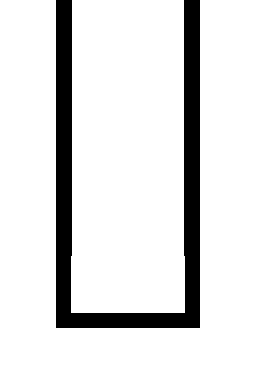

A level layout from a 2D game, rendered from its tile map. Below: a short description, then the map file with its tile-grid data intact:
An orthogonal 2x3 tile map with 128x128 px tiles, 1 tile layer (Tile Layer 1).

<map version="1.5" tiledversion="1.7.2" orientation="orthogonal" renderorder="right-down" width="2" height="3" tilewidth="128" tileheight="128" infinite="0" nextlayerid="2" nextobjectid="1">
 <tileset firstgid="1" name="g1" tilewidth="128" tileheight="128" tilecount="15" columns="0">
  <grid orientation="orthogonal" width="1" height="1" />
  <tile id="0">
   <image width="128" height="128" source="../tileset/0.bmp" />
  </tile>
  <tile id="1">
   <image width="128" height="128" source="../tileset/1.bmp" />
  </tile>
  <tile id="2">
   <image width="128" height="128" source="../tileset/2.bmp" />
  </tile>
  <tile id="3">
   <image width="128" height="128" source="../tileset/3.bmp" />
  </tile>
  <tile id="4">
   <image width="128" height="128" source="../tileset/4.bmp" />
  </tile>
  <tile id="5">
   <image width="128" height="128" source="../tileset/5.bmp" />
  </tile>
  <tile id="6">
   <image width="128" height="128" source="../tileset/6.bmp" />
  </tile>
  <tile id="7">
   <image width="128" height="128" source="../tileset/7.bmp" />
  </tile>
  <tile id="8">
   <image width="128" height="128" source="../tileset/8.bmp" />
  </tile>
  <tile id="9">
   <image width="128" height="128" source="../tileset/9.bmp" />
  </tile>
  <tile id="10">
   <image width="128" height="128" source="../tileset/10.bmp" />
  </tile>
  <tile id="11">
   <image width="128" height="128" source="../tileset/11.bmp" />
  </tile>
  <tile id="12">
   <image width="128" height="128" source="../tileset/12.bmp" />
  </tile>
  <tile id="13">
   <image width="128" height="128" source="../tileset/13.bmp" />
  </tile>
  <tile id="14">
   <image width="128" height="128" source="../tileset/14.bmp" />
  </tile>
 </tileset>
 <layer id="1" name="Tile Layer 1" width="2" height="3">
  <data encoding="csv">
5,5,
5,5,
7,10
</data>
 </layer>
</map>
